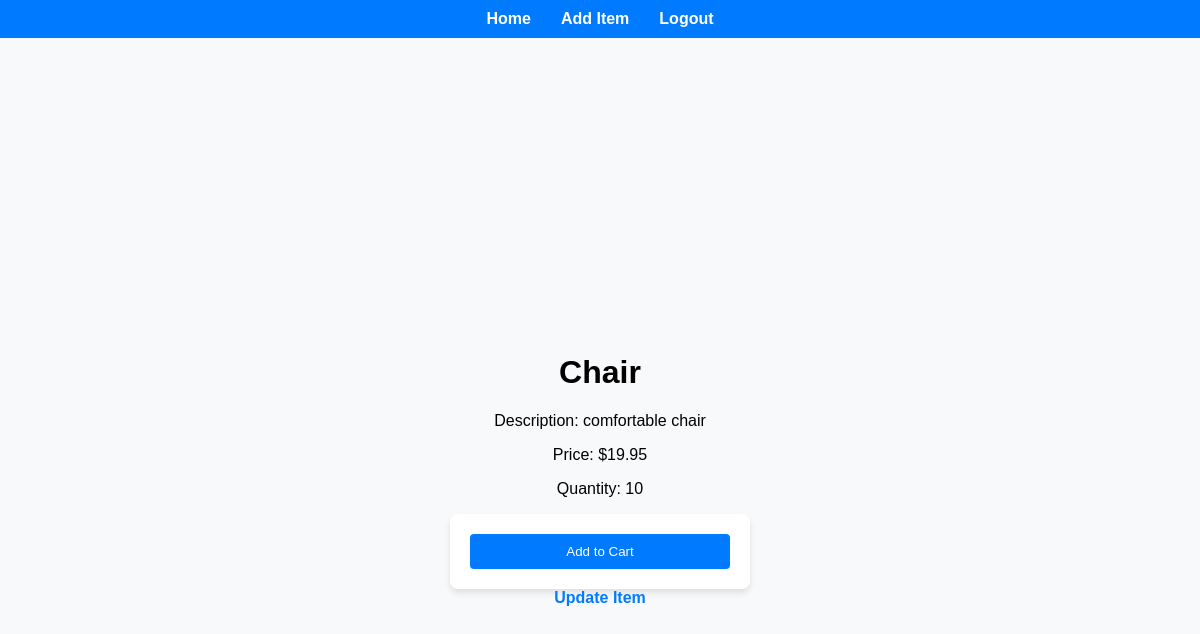
The app's page /1/, older data.
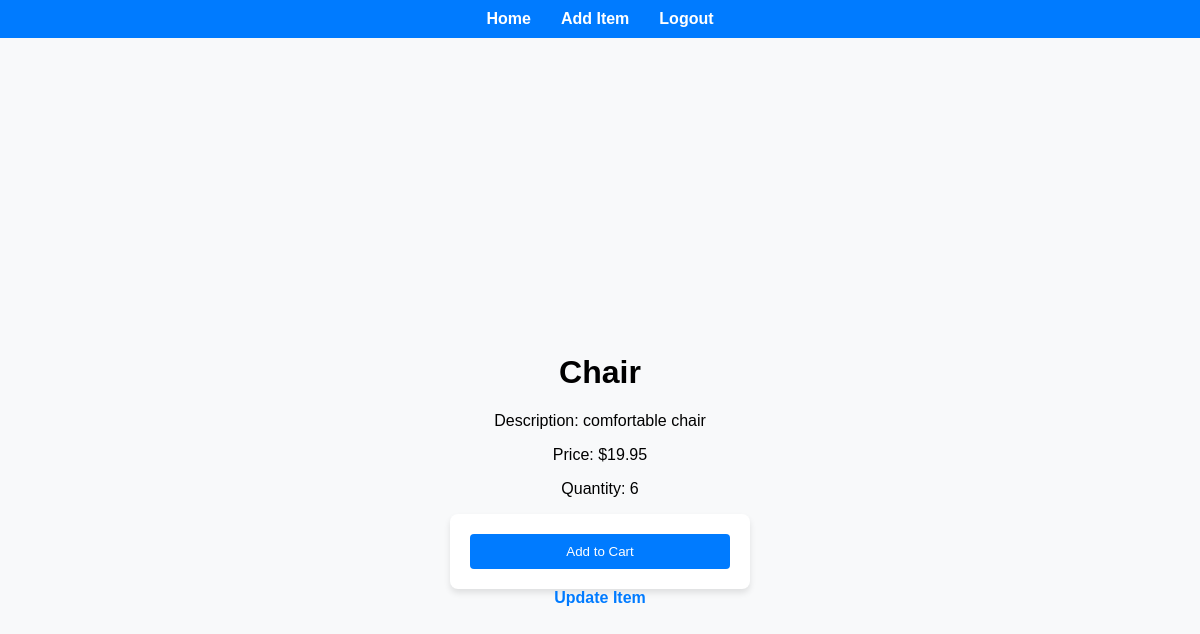
The same page, newer data.
### items/models.py (models this page shows, shortened)
class Item(models.Model):
    name = models.CharField(max_length=100)
    description = models.TextField()
    price = models.DecimalField(max_digits=10, decimal_places=2)
    quantity = models.PositiveIntegerField()
    users = models.ManyToManyField(User, related_name='items')

### items/views.py (the view, shortened to what this page needs)
# urls.py: path('<int:item_id>/', views.detail_item, name='detail_item'),
def detail_item(request, item_id):
    item = get_object_or_404(Item, id=item_id)
    return render(request, 'detail_item.html', {'item': item})

### items/templates/detail_item.html (shortened to what this page needs)
{% extends 'base.html' %}
{% block content %}
<h1>{{ item.name }}</h1>
    <p>Description: {{ item.description }}</p>
    <p>Price: ${{ item.price }}</p>
    <p>Quantity: {{ item.quantity }}</p>
    <form method="POST">
        <button type="submit">Add to Cart</button>
    </form>
    <a href="{% url 'update_item' item.id %}">Update Item</a>
{% endblock %}

Row changes from the older to the newer data that the page shows:
changed Item "Chair": quantity "10" → "6"
